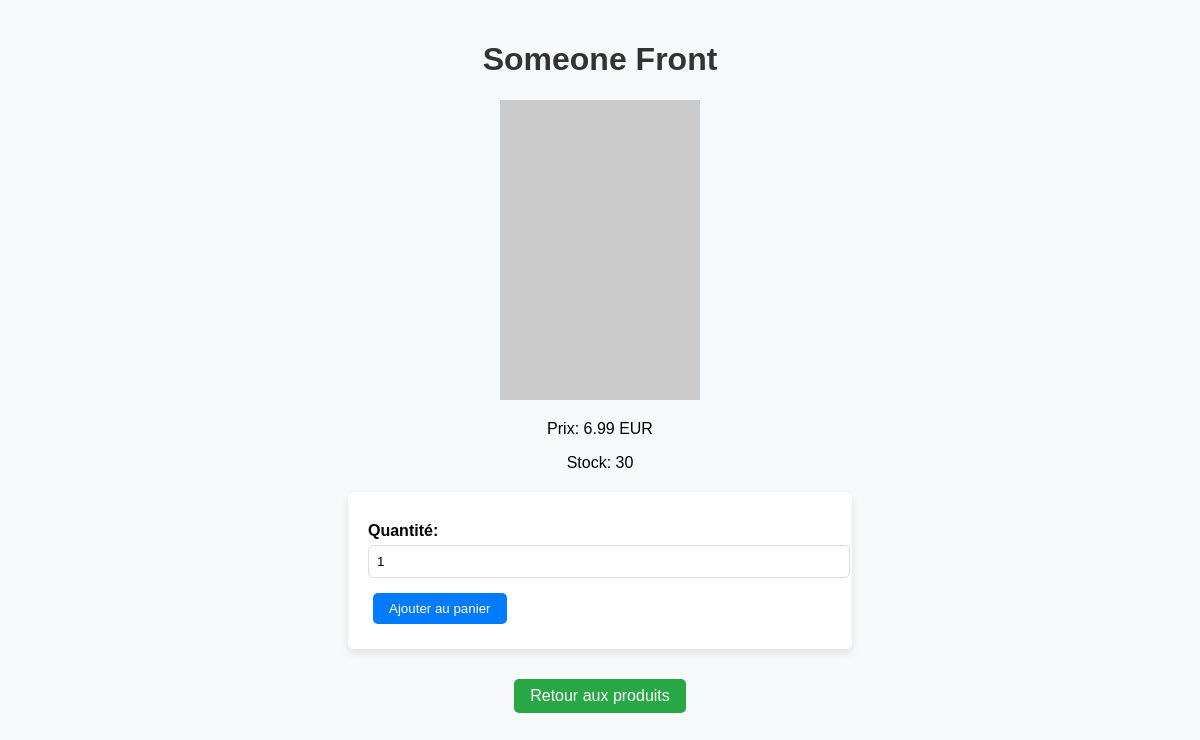
The page /product/5 on the database as committed earlier.
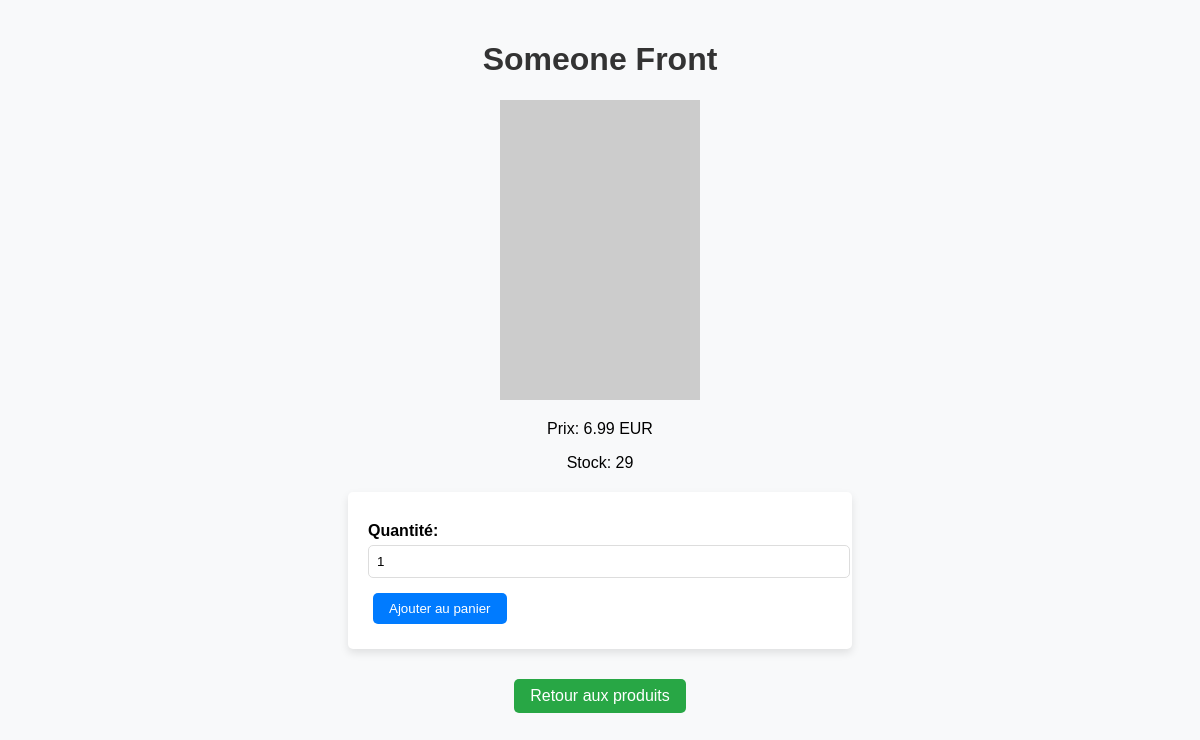
The same page on the database as committed later.
### tables this page shows
CREATE TABLE products (
            id INTEGER PRIMARY KEY,
            name TEXT NOT NULL,
            price REAL NOT NULL,
            stock INTEGER NOT NULL,
            image_url TEXT
        );

### app.py (the view)
@app.route("/product/<int:product_id>")
def product_detail(product_id):
    db = get_db()
    product = db.execute(
        "SELECT * FROM products WHERE id = ?", (product_id,)
    ).fetchone()
    if not product:
        return "Produit non trouvé", 404  # Handle missing product gracefully
    return render_template("product_detail.html", product=product)

### app.py (called while the page is built)
def get_db():
    conn = sqlite3.connect("database.db")  # Ensure this is your actual DB file
    conn.row_factory = sqlite3.Row  # Enable dictionary-like access
    return conn

### templates/product_detail.html (shortened to what this page needs)
<!DOCTYPE html>
<html lang="fr">
<head>
    <link rel="stylesheet" href="{{ url_for('static', filename='styles.css') }}" />
</head>
<body>
    <h1>{{ product.name }}</h1>
    <img src="{{ product.image_url }}" alt="{{ product.name }}" class="product-image"/>
    <p>Prix: {{ product.price }} EUR</p>
    <p>Stock: {{ product.stock }}</p>
    <form action="" method="POST">
        <label for="quantity">Quantité:</label>
        <input type="number" id="quantity" name="quantity" min="1" max="{{ product.stock }}" value="1" required>
        <button type="submit"><a href="{{ url_for('add_to_cart', product_id=product.id) }}" > Ajouter au panier</a></button>
    </form>
    <a href="{{ url_for('index_user') }}" class="back-link">Retour aux produits</a>
</body>
</html>

### static/styles.css (style rules this page uses)
body { font-family: Arial, sans-serif; background-color: #f8f9fa; margin: 0; padding: 20px; text-align: center; }
h1, h2 { color: #333; }
a { text-decoration: none; color: white; }
button { background-color: #007bff; color: white; border: none; padding: 8px 16px; margin: 5px; cursor: pointer; border-radius: 5px; transition: 0.3s; }
form { width: 40%; margin: 20px auto; background: white; padding: 20px; border-radius: 5px; box-shadow: 0px 4px 8px rgba(0, 0, 0, 0.1); text-align: left; }
label { display: block; margin: 10px 0 5px; font-weight: bold; }
input[type="text"], input[type="number"] { width: 100%; padding: 8px; margin-bottom: 10px; border: 1px solid #ddd; border-radius: 5px; }
.back-link { display: inline-block; margin-top: 10px; padding: 8px 16px; background-color: #28a745; color: white; border-radius: 5px; transition: 0.3s; }

Rows that differ between the two databases and show on the page:
changed products "Someone Front": stock "30" → "29"
